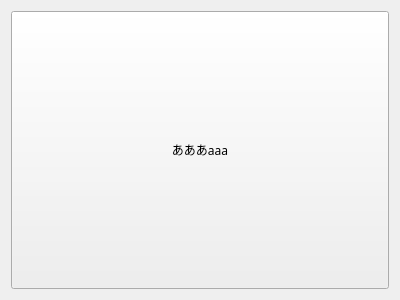
<?xml version="1.0" encoding="UTF-8"?>
<ui version="4.0">
 <class>QcmEntryGuess</class>
 <widget class="QWidget" name="QcmEntryGuess">
  <property name="geometry">
   <rect>
    <x>0</x>
    <y>0</y>
    <width>400</width>
    <height>300</height>
   </rect>
  </property>
  <property name="windowTitle">
   <string>Form</string>
  </property>
  <layout class="QHBoxLayout" name="horizontalLayout_2" stretch="0">
   <item>
    <layout class="QHBoxLayout" name="horizontalLayout">
     <item>
      <widget class="QPushButton" name="EntryGuess">
       <property name="sizePolicy">
        <sizepolicy hsizetype="Expanding" vsizetype="Expanding">
         <horstretch>0</horstretch>
         <verstretch>0</verstretch>
        </sizepolicy>
       </property>
       <property name="font">
        <font>
         <family>DotGothic16</family>
        </font>
       </property>
       <property name="text">
        <string>あああaaa</string>
       </property>
      </widget>
     </item>
    </layout>
   </item>
  </layout>
 </widget>
 <resources/>
 <connections/>
</ui>
